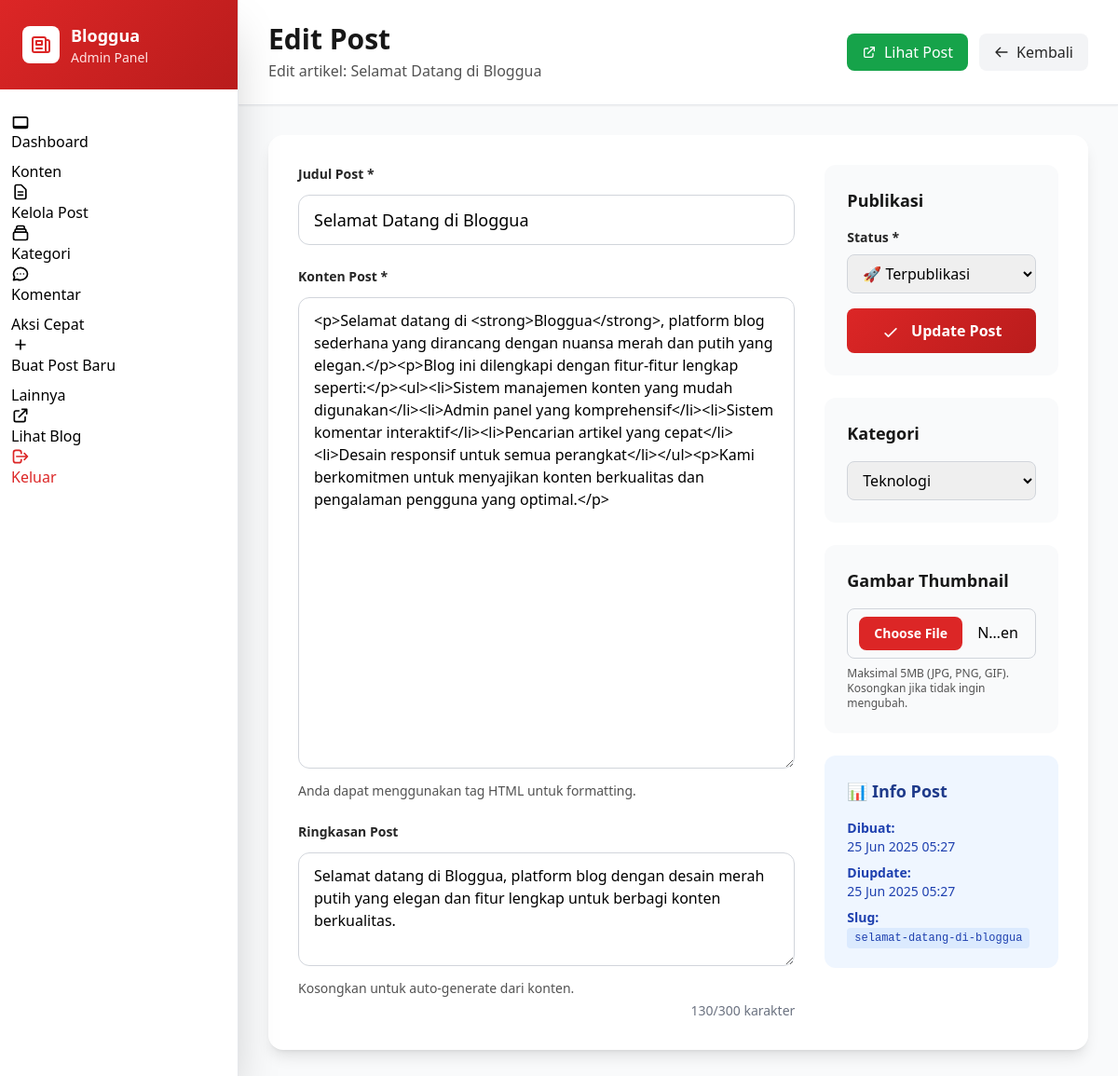
Screenshot of /admin/edit-post.php?id=1 (signed in) with the database file from the repository.
### tables this page shows
CREATE TABLE posts (
    id INT AUTO_INCREMENT PRIMARY KEY,
    title VARCHAR(255) NOT NULL,
    slug VARCHAR(255) NOT NULL UNIQUE,
    content LONGTEXT NOT NULL,
    excerpt TEXT,
    thumbnail VARCHAR(255),
    category_id INT,
    status ENUM('draft', 'published') DEFAULT 'draft',
    created_at TIMESTAMP DEFAULT CURRENT_TIMESTAMP,
    updated_at TIMESTAMP DEFAULT CURRENT_TIMESTAMP ON UPDATE CURRENT_TIMESTAMP,
    FOREIGN KEY (category_id) REFERENCES categories(id) ON DELETE SET NULL
);

CREATE TABLE categories (
    id INT AUTO_INCREMENT PRIMARY KEY,
    name VARCHAR(100) NOT NULL UNIQUE,
    description TEXT,
    created_at TIMESTAMP DEFAULT CURRENT_TIMESTAMP
);

### config/database.php (called while the page is built, shortened)
<?php
class Database {
    private static $instance = null;
    private $connection;
    private function __construct() {
        try {
            $this->connection = new PDO(
                "mysql:host=" . DB_HOST . ";dbname=" . DB_NAME . ";charset=utf8mb4",
                DB_USER,
                DB_PASS,
                [
                    PDO::ATTR_ERRMODE => PDO::ERRMODE_EXCEPTION,
                    PDO::ATTR_DEFAULT_FETCH_MODE => PDO::FETCH_ASSOC,
                    PDO::ATTR_EMULATE_PREPARES => false
                ]
            );
        } catch(PDOException $e) {
            die("Database connection failed: " . $e->getMessage());
        }
    }
    public static function getInstance() {
        if (self::$instance === null) {
            self::$instance = new self();
        }
        return self::$instance;
    }
    public function getConnection() {
        return $this->connection;
    }
}
?>

### models/Category.php (called while the page is built, shortened)
<?php
class Category {
    private $db;
    public function __construct() {
        $this->db = Database::getInstance()->getConnection();
    }
    public function getAllCategories() {
        $sql = "SELECT c.*, COUNT(p.id) as post_count
                FROM categories c
                LEFT JOIN posts p ON c.id = p.category_id AND p.status = 'published'
                GROUP BY c.id
                ORDER BY c.name";
        $stmt = $this->db->prepare($sql);
        $stmt->execute();
        return $stmt->fetchAll();
    }
}
?>

### includes/functions.php (called while the page is built, shortened)
<?php
function formatDateTime($datetime) {
    return date('d M Y H:i', strtotime($datetime));
}
?>

### admin/edit-post.php (the view, shortened to what this page needs)
<?php
require_once '../config/database.php';
require_once '../models/Category.php';
require_once '../includes/functions.php';
$modelKategori = new Category();
$id = isset($_GET['id']) ? (int)$_GET['id'] : 0;
$db = Database::getInstance()->getConnection();
$sql = "SELECT * FROM posts WHERE id = :id";
$stmt = $db->prepare($sql);
$stmt->bindValue(':id', $id, PDO::PARAM_INT);
$stmt->execute();
$post = $stmt->fetch();
$kategoriList = $modelKategori->getAllCategories();
?>
<!DOCTYPE html>
<html lang="id">
<head>
    <script src="https://cdn.tailwindcss.com"></script>
</head>
<body class="bg-gray-50">
    <div class="flex min-h-screen">
        <?php include 'includes/sidebar-modern.php'; ?>
        <main class="flex-1 ml-64 overflow-hidden">
            <header class="bg-white shadow-sm border-b border-gray-200 px-8 py-6">
                <div class="flex items-center justify-between">
                    <div>
                        <h1 class="text-3xl font-bold text-abu-900">Edit Post</h1>
                        <p class="text-abu-600 mt-1">Edit artikel: <?php echo htmlspecialchars($post['title']); ?></p>
                    </div>
                    <div class="flex items-center space-x-3">
                        <a href="../artikel.php?slug=<?php echo urlencode($post['slug']); ?>" target="_blank"
                           class="inline-flex items-center px-4 py-2 bg-hijau text-white rounded-lg hover:bg-green-600 transition-colors">
                            <svg class="w-4 h-4 mr-2" fill="none" stroke="currentColor" viewBox="0 0 24 24">
                                <path stroke-linecap="round" stroke-linejoin="round" stroke-width="2" d="M10 6H6a2 2 0 00-2 2v10a2 2 0 002 2h10a2 2 0 002-2v-4M14 4h6m0 0v6m0-6L10 14"></path>
                            </svg>
                            Lihat Post
                        </a>
                        <a href="kelola-post.php" class="inline-flex items-center px-4 py-2 bg-gray-100 text-abu-800 rounded-lg hover:bg-gray-200 transition-colors">
                            <svg class="w-4 h-4 mr-2" fill="none" stroke="currentColor" viewBox="0 0 24 24">
                                <path stroke-linecap="round" stroke-linejoin="round" stroke-width="2" d="M10 19l-7-7m0 0l7-7m-7 7h18"></path>
                            </svg>
                            Kembali
                        </a>
                    </div>
                </div>
            </header>
            <div class="p-8">
                <div class="bg-white rounded-2xl shadow-lg overflow-hidden">
                    <form method="POST" enctype="multipart/form-data" id="post-form" class="p-8">
                        <div class="grid grid-cols-1 lg:grid-cols-3 gap-8">
                            <div class="lg:col-span-2 space-y-6">
                                <div>
                                    <label for="judul" class="block text-sm font-semibold text-abu-800 mb-3">
                                        Judul Post *
                                    </label>
                                    <input type="text"
                                           id="judul"
                                           name="judul"
                                           class="w-full px-4 py-3 border border-gray-300 rounded-xl focus:ring-4 focus:ring-red-200 focus:border-merah-utama transition-all text-lg font-medium"
                                           required
                                           value="<?php echo htmlspecialchars($post['title']); ?>">
                                </div>
                                <div>
                                    <label for="konten" class="block text-sm font-semibold text-abu-800 mb-3">
                                        Konten Post *
                                    </label>
                                    <textarea id="konten"
                                              name="konten"
                                              rows="20"
                                              class="w-full px-4 py-3 border border-gray-300 rounded-xl focus:ring-4 focus:ring-red-200 focus:border-merah-utama transition-all"
                                              required><?php echo htmlspecialchars($post['content']); ?></textarea>
                                    <p class="text-sm text-abu-600 mt-2">
                                        Anda dapat menggunakan tag HTML untuk formatting.
                                    </p>
                                </div>
                                <div>
                                    <label for="ringkasan" class="block text-sm font-semibold text-abu-800 mb-3">
                                        Ringkasan Post
                                    </label>
                                    <textarea id="ringkasan"
                                              name="ringkasan"
                                              rows="4"
                                              maxlength="300"
                                              class="w-full px-4 py-3 border border-gray-300 rounded-xl focus:ring-4 focus:ring-red-200 focus:border-merah-utama transition-all"><?php echo htmlspecialchars($post['excerpt']); ?></textarea>
                                    <p class="text-sm text-abu-600 mt-2">Kosongkan untuk auto-generate dari konten.</p>
                                </div>
                            </div>
                            <div class="space-y-6">
                                <div class="bg-gray-50 rounded-xl p-6">
                                    <h3 class="text-lg font-bold text-abu-900 mb-4">Publikasi</h3>
                                    <div class="space-y-4">
                                        <div>
                                            <label for="status" class="block text-sm font-semibold text-abu-800 mb-2">Status *</label>
                                            <select id="status" name="status" class="w-full px-3 py-2 border border-gray-300 rounded-lg focus:ring-2 focus:ring-merah-utama focus:border-merah-utama" required>
                                                <option value="published" <?php echo $post['status'] === 'published' ? 'selected' : ''; ?>>
                                                    🚀 Terpublikasi
                                                </option>
                                            </select>
                                        </div>
                                        <button type="submit" class="w-full gradient-bg text-white py-3 rounded-lg font-semibold hover:shadow-lg transition-all transform hover:scale-105">
                                            <svg class="w-5 h-5 inline mr-2" fill="none" stroke="currentColor" viewBox="0 0 24 24">
                                                <path stroke-linecap="round" stroke-linejoin="round" stroke-width="2" d="M5 13l4 4L19 7"></path>
                                            </svg>
                                            Update Post
                                        </button>
                                    </div>
                                </div>
                                <div class="bg-gray-50 rounded-xl p-6">
                                    <h3 class="text-lg font-bold text-abu-900 mb-4">Kategori</h3>
                                    <div>
                                        <select id="kategori_id" name="kategori_id" class="w-full px-3 py-2 border border-gray-300 rounded-lg focus:ring-2 focus:ring-merah-utama focus:border-merah-utama">
                                            <?php foreach ($kategoriList as $kategori): ?>
                                                <option value="<?php echo $kategori['id']; ?>"
                                                        <?php echo $post['category_id'] == $kategori['id'] ? 'selected' : ''; ?>>
                                                    <?php echo htmlspecialchars($kategori['name']); ?>
                                                </option>
                                            <?php endforeach; ?>
                                        </select>
                                    </div>
                                </div>
                                <div class="bg-gray-50 rounded-xl p-6">
                                    <h3 class="text-lg font-bold text-abu-900 mb-4">Gambar Thumbnail</h3>
                                    <div>
                                        <input type="file"
                                               id="thumbnail"
                                               name="thumbnail"
                                               accept="image/*"
                                               class="w-full px-3 py-2 border border-gray-300 rounded-lg focus:ring-2 focus:ring-merah-utama focus:border-merah-utama file:mr-4 file:py-2 file:px-4 file:rounded-lg file:border-0 file:text-sm file:font-semibold file:bg-merah-utama file:text-white hover:file:bg-merah-gelap">
                                        <p class="text-xs text-abu-600 mt-2">
                                            Maksimal 5MB (JPG, PNG, GIF). Kosongkan jika tidak ingin mengubah.
                                        </p>
                                    </div>
                                </div>
                                <div class="bg-blue-50 rounded-xl p-6">
                                    <h3 class="text-lg font-bold text-blue-900 mb-4">📊 Info Post</h3>
                                    <div class="text-sm text-blue-800 space-y-2">
                                        <div>
                                            <strong>Dibuat:</strong><br>
                                            <?php echo formatDateTime($post['created_at']); ?>
                                        </div>
                                        <div>
                                            <strong>Diupdate:</strong><br>
                                            <?php echo formatDateTime($post['updated_at']); ?>
                                        </div>
                                        <div>
                                            <strong>Slug:</strong><br>
                                            <code class="bg-blue-100 px-2 py-1 rounded text-xs"><?php echo htmlspecialchars($post['slug']); ?></code>
                                        </div>
                                    </div>
                                </div>
                            </div>
                        </div>
                    </form>
                </div>
            </div>
        </main>
    </div>
</body>
</html>

### admin/edit-post.php (style rules this page uses)
.gradient-bg { background: linear-gradient(135deg, #dc2626, #b91c1c); }

### rows the page displays
posts: title "Selamat Datang di Bloggua", judul "Selamat Datang di Bloggua", konten "<p>Selamat datang di <strong>Bloggua</strong>, platform blog sederhana yang dirancang dengan nuansa merah dan putih yang elegan.</p><p>Blog ini dilengkapi dengan fitur-fitur lengkap seperti:</p><ul><li>Sistem manajemen konten yang mudah digunakan</li><li>Admin panel yang komprehensif</li><li>Sistem komentar interaktif</li><li>Pencarian artikel yang cepat</li><li>Desain responsif untuk semua perangkat</li></ul><p>Kami berkomitmen untuk menyajikan konten berkualitas dan pengalaman pengguna yang optimal.</p>", ringkasan "Selamat datang di Bloggua, platform blog dengan desain merah putih yang elegan dan fitur lengkap untuk berbagi konten berkualitas.", status "🚀 Terpublikasi", kategori_id "Teknologi", created_at "25 Jun 2025 05:27", updated_at "25 Jun 2025 05:27", slug "selamat-datang-di-bloggua"
